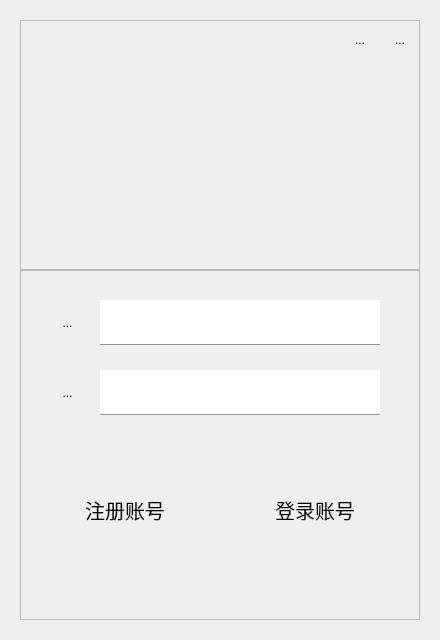
<?xml version="1.0" encoding="UTF-8"?>
<ui version="4.0">
 <class>login</class>
 <widget class="QWidget" name="login">
  <property name="geometry">
   <rect>
    <x>0</x>
    <y>0</y>
    <width>440</width>
    <height>640</height>
   </rect>
  </property>
  <property name="minimumSize">
   <size>
    <width>440</width>
    <height>640</height>
   </size>
  </property>
  <property name="maximumSize">
   <size>
    <width>440</width>
    <height>640</height>
   </size>
  </property>
  <property name="windowTitle">
   <string>Widget</string>
  </property>
  <property name="styleSheet">
   <string notr="true">QWidget#widget{
	background-image: url(:/img/login.png);
border-radius:15px;
}
QToolButton#closeButton{
color:rgb(0,0,0);
border-style:none;
border-top-right-radius:15px;
}
QToolButton#closeButton::hover{
color:rgb(255,255,255);
background-color: rgba(255, 56, 56, 150);
}
QToolButton#minimizeButton{
border-style:none;
color:rgb(0,0,0);
}
QToolButton#minimizeButton::hover{
border-style:none;
color:rgb(0,0,0);
background-color: rgba(203, 203, 203, 150);
}
QToolButton#loginButton{
border-style:none;
}
QToolButton#loginButton::hover{
	border-image: url(:/img/loginbtnhover.png);
}
QPushButton#registerButton{
border-style:none;
text-decoration:underline;
}
QPushButton#registerButton::hover{
border-style:none;
color:rgb(0,0,255);
text-decoration:underline;
}
QLineEdit#account{
border:none;
border-bottom:1px solid rgb(150, 150, 150);
}
QLineEdit#password{
border:none;
border-bottom:1px solid rgb(150, 150, 150);
}</string>
  </property>
  <widget class="QWidget" name="widget" native="true">
   <property name="geometry">
    <rect>
     <x>20</x>
     <y>20</y>
     <width>400</width>
     <height>600</height>
    </rect>
   </property>
   <property name="minimumSize">
    <size>
     <width>400</width>
     <height>600</height>
    </size>
   </property>
   <property name="maximumSize">
    <size>
     <width>400</width>
     <height>600</height>
    </size>
   </property>
   <widget class="QFrame" name="frame">
    <property name="geometry">
     <rect>
      <x>0</x>
      <y>0</y>
      <width>400</width>
      <height>250</height>
     </rect>
    </property>
    <property name="frameShape">
     <enum>QFrame::StyledPanel</enum>
    </property>
    <property name="frameShadow">
     <enum>QFrame::Raised</enum>
    </property>
    <widget class="QLabel" name="label_2">
     <property name="geometry">
      <rect>
       <x>0</x>
       <y>0</y>
       <width>400</width>
       <height>250</height>
      </rect>
     </property>
     <property name="text">
      <string/>
     </property>
     <property name="pixmap">
      <pixmap resource="resourse.qrc">:/img/login_bg2.jpg</pixmap>
     </property>
    </widget>
    <widget class="QToolButton" name="btn_minimize">
     <property name="geometry">
      <rect>
       <x>320</x>
       <y>0</y>
       <width>40</width>
       <height>40</height>
      </rect>
     </property>
     <property name="styleSheet">
      <string notr="true">QToolButton {
    border: none; /* 无边框 */
    background-color: transparent; /* 背景透明 */
}

QToolButton:hover {
    border: 1px solid gray; /* 鼠标悬浮时出现细边框 */
    background-color: #e0e0e0; /* 鼠标悬浮时背景颜色略微变深 */
}

QToolButton:pressed {
    background-color: #e0e0e0; /* 鼠标按下时背景颜色略微变深 */
}</string>
     </property>
     <property name="text">
      <string>...</string>
     </property>
     <property name="icon">
      <iconset resource="resourse.qrc">
       <normaloff>:/img/minimize2.png</normaloff>:/img/minimize2.png</iconset>
     </property>
    </widget>
    <widget class="QToolButton" name="btn_quit">
     <property name="geometry">
      <rect>
       <x>360</x>
       <y>0</y>
       <width>40</width>
       <height>40</height>
      </rect>
     </property>
     <property name="styleSheet">
      <string notr="true">QToolButton {
    border: none; /* 无边框 */
    background-color: transparent; /* 背景透明 */
}

QToolButton:hover {
    border: 1px solid gray; /* 鼠标悬浮时出现细边框 */
    background-color: red; /* 鼠标悬浮时背景颜色变为红色 */
}

QToolButton:pressed {
    background-color: red; /* 鼠标按下时背景颜色变为红色 */
}
</string>
     </property>
     <property name="text">
      <string>...</string>
     </property>
     <property name="icon">
      <iconset resource="resourse.qrc">
       <normaloff>:/img/close2.png</normaloff>:/img/close2.png</iconset>
     </property>
    </widget>
   </widget>
   <widget class="QFrame" name="frame_2">
    <property name="geometry">
     <rect>
      <x>0</x>
      <y>250</y>
      <width>400</width>
      <height>350</height>
     </rect>
    </property>
    <property name="frameShape">
     <enum>QFrame::StyledPanel</enum>
    </property>
    <property name="frameShadow">
     <enum>QFrame::Raised</enum>
    </property>
    <widget class="QLineEdit" name="password">
     <property name="geometry">
      <rect>
       <x>80</x>
       <y>100</y>
       <width>280</width>
       <height>45</height>
      </rect>
     </property>
     <property name="font">
      <font>
       <pointsize>12</pointsize>
       <kerning>false</kerning>
      </font>
     </property>
    </widget>
    <widget class="QLineEdit" name="account">
     <property name="geometry">
      <rect>
       <x>80</x>
       <y>30</y>
       <width>280</width>
       <height>45</height>
      </rect>
     </property>
     <property name="font">
      <font>
       <pointsize>12</pointsize>
       <weight>50</weight>
       <bold>false</bold>
      </font>
     </property>
     <property name="text">
      <string/>
     </property>
     <property name="clearButtonEnabled">
      <bool>false</bool>
     </property>
    </widget>
    <widget class="QToolButton" name="toolButton">
     <property name="geometry">
      <rect>
       <x>25</x>
       <y>30</y>
       <width>45</width>
       <height>45</height>
      </rect>
     </property>
     <property name="styleSheet">
      <string notr="true">border:none;
</string>
     </property>
     <property name="text">
      <string>...</string>
     </property>
     <property name="icon">
      <iconset resource="resourse.qrc">
       <normaloff>:/img/user.png</normaloff>:/img/user.png</iconset>
     </property>
     <property name="iconSize">
      <size>
       <width>25</width>
       <height>25</height>
      </size>
     </property>
    </widget>
    <widget class="QToolButton" name="toolButton_2">
     <property name="geometry">
      <rect>
       <x>25</x>
       <y>100</y>
       <width>45</width>
       <height>45</height>
      </rect>
     </property>
     <property name="styleSheet">
      <string notr="true">border:none;</string>
     </property>
     <property name="text">
      <string>...</string>
     </property>
     <property name="icon">
      <iconset resource="resourse.qrc">
       <normaloff>:/img/password.png</normaloff>:/img/password.png</iconset>
     </property>
     <property name="iconSize">
      <size>
       <width>25</width>
       <height>25</height>
      </size>
     </property>
    </widget>
    <widget class="QToolButton" name="registerButton">
     <property name="geometry">
      <rect>
       <x>30</x>
       <y>220</y>
       <width>150</width>
       <height>40</height>
      </rect>
     </property>
     <property name="font">
      <font>
       <pointsize>15</pointsize>
      </font>
     </property>
     <property name="styleSheet">
      <string notr="true">QToolButton {
    border: none; /* 无边框 */
    background-color: transparent; /* 背景透明 */
}

QToolButton:hover {
    border: 1px solid gray; /* 鼠标悬浮时出现细边框 */
    background-color: #e0e0e0; /* 鼠标悬浮时背景颜色略微变深 */
}

QToolButton:pressed {
    background-color: #e0e0e0; /* 鼠标按下时背景颜色略微变深 */
}</string>
     </property>
     <property name="text">
      <string>注册账号</string>
     </property>
    </widget>
    <widget class="QToolButton" name="btn_login">
     <property name="geometry">
      <rect>
       <x>220</x>
       <y>220</y>
       <width>150</width>
       <height>40</height>
      </rect>
     </property>
     <property name="font">
      <font>
       <pointsize>15</pointsize>
      </font>
     </property>
     <property name="styleSheet">
      <string notr="true">QToolButton {
    border: none; /* 无边框 */
    background-color: transparent; /* 背景透明 */
}

QToolButton:hover {
    border: 1px solid gray; /* 鼠标悬浮时出现细边框 */
    background-color: #e0e0e0; /* 鼠标悬浮时背景颜色略微变深 */
}

QToolButton:pressed {
    background-color: #e0e0e0; /* 鼠标按下时背景颜色略微变深 */
}</string>
     </property>
     <property name="text">
      <string>登录账号</string>
     </property>
    </widget>
   </widget>
  </widget>
 </widget>
 <resources>
  <include location="resourse.qrc"/>
 </resources>
 <connections/>
</ui>
